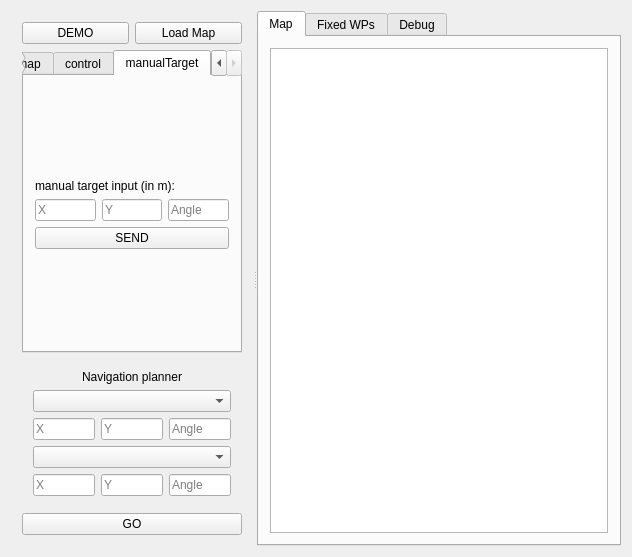
<?xml version="1.0" encoding="UTF-8"?>
<ui version="4.0">
 <class>GlobalNav_Gui</class>
 <widget class="QWidget" name="GlobalNav_Gui">
  <property name="geometry">
   <rect>
    <x>0</x>
    <y>0</y>
    <width>632</width>
    <height>557</height>
   </rect>
  </property>
  <property name="minimumSize">
   <size>
    <width>0</width>
    <height>0</height>
   </size>
  </property>
  <property name="windowTitle">
   <string>GlobalNav_Gui</string>
  </property>
  <layout class="QGridLayout" name="gridLayout">
   <item row="0" column="0">
    <widget class="QSplitter" name="splitter">
     <property name="orientation">
      <enum>Qt::Horizontal</enum>
     </property>
     <widget class="QWidget" name="widget" native="true">
      <property name="minimumSize">
       <size>
        <width>151</width>
        <height>0</height>
       </size>
      </property>
      <layout class="QGridLayout" name="gridLayout_2">
       <item row="0" column="0">
        <layout class="QHBoxLayout" name="horizontalLayout_4">
         <item>
          <widget class="QPushButton" name="save_button">
           <property name="enabled">
            <bool>true</bool>
           </property>
           <property name="toolTip">
            <string/>
           </property>
           <property name="statusTip">
            <string>save the current configuration</string>
           </property>
           <property name="text">
            <string>DEMO</string>
           </property>
          </widget>
         </item>
         <item>
          <widget class="QPushButton" name="loadmap_button">
           <property name="toolTip">
            <string/>
           </property>
           <property name="statusTip">
            <string>load a new map (.txt file)</string>
           </property>
           <property name="text">
            <string>Load Map</string>
           </property>
          </widget>
         </item>
        </layout>
       </item>
       <item row="2" column="0">
        <widget class="QWidget" name="navigationcontrol_widget" native="true">
         <layout class="QVBoxLayout" name="verticalLayout_12">
          <item>
           <widget class="QLabel" name="navigation_label">
            <property name="text">
             <string>Navigation planner</string>
            </property>
            <property name="alignment">
             <set>Qt::AlignCenter</set>
            </property>
            <property name="wordWrap">
             <bool>true</bool>
            </property>
           </widget>
          </item>
          <item>
           <widget class="QComboBox" name="start_searcher">
            <property name="enabled">
             <bool>true</bool>
            </property>
            <property name="statusTip">
             <string>choose start point from user defined waypoints</string>
            </property>
            <property name="currentIndex">
             <number>-1</number>
            </property>
           </widget>
          </item>
          <item>
           <layout class="QHBoxLayout" name="horizontalLayout_1">
            <item>
             <widget class="QLineEdit" name="start_x_input">
              <property name="toolTip">
               <string/>
              </property>
              <property name="statusTip">
               <string>x coordinate of start position</string>
              </property>
              <property name="inputMethodHints">
               <set>Qt::ImhDigitsOnly</set>
              </property>
              <property name="text">
               <string/>
              </property>
              <property name="placeholderText">
               <string>X</string>
              </property>
             </widget>
            </item>
            <item>
             <widget class="QLineEdit" name="start_y_input">
              <property name="toolTip">
               <string/>
              </property>
              <property name="statusTip">
               <string>y coordinate of start position</string>
              </property>
              <property name="text">
               <string/>
              </property>
              <property name="placeholderText">
               <string>Y</string>
              </property>
             </widget>
            </item>
            <item>
             <widget class="QLineEdit" name="start_th_input">
              <property name="enabled">
               <bool>true</bool>
              </property>
              <property name="toolTip">
               <string/>
              </property>
              <property name="statusTip">
               <string>angle of the start position with respect to the absolute environment map, in degrees</string>
              </property>
              <property name="text">
               <string/>
              </property>
              <property name="placeholderText">
               <string>Angle</string>
              </property>
             </widget>
            </item>
           </layout>
          </item>
          <item>
           <widget class="QComboBox" name="target_searcher">
            <property name="enabled">
             <bool>true</bool>
            </property>
            <property name="statusTip">
             <string>choose target point from user defined waypoints</string>
            </property>
            <property name="currentIndex">
             <number>-1</number>
            </property>
            <property name="maxVisibleItems">
             <number>10</number>
            </property>
           </widget>
          </item>
          <item>
           <layout class="QHBoxLayout" name="horizontalLayout_2">
            <item>
             <widget class="QLineEdit" name="target_x_input">
              <property name="toolTip">
               <string/>
              </property>
              <property name="statusTip">
               <string>x coordinate of the target</string>
              </property>
              <property name="text">
               <string/>
              </property>
              <property name="placeholderText">
               <string>X</string>
              </property>
             </widget>
            </item>
            <item>
             <widget class="QLineEdit" name="target_y_input">
              <property name="toolTip">
               <string/>
              </property>
              <property name="statusTip">
               <string>y coordinate of the target</string>
              </property>
              <property name="text">
               <string/>
              </property>
              <property name="placeholderText">
               <string>Y</string>
              </property>
             </widget>
            </item>
            <item>
             <widget class="QLineEdit" name="target_th_input">
              <property name="enabled">
               <bool>true</bool>
              </property>
              <property name="toolTip">
               <string/>
              </property>
              <property name="statusTip">
               <string>angle of the target position with respect to the absolute environment map, in degrees</string>
              </property>
              <property name="text">
               <string/>
              </property>
              <property name="placeholderText">
               <string>Angle</string>
              </property>
             </widget>
            </item>
           </layout>
          </item>
         </layout>
        </widget>
       </item>
       <item row="3" column="0">
        <widget class="QPushButton" name="GO_button">
         <property name="toolTip">
          <string/>
         </property>
         <property name="statusTip">
          <string>run a query based on input above</string>
         </property>
         <property name="text">
          <string>GO</string>
         </property>
        </widget>
       </item>
       <item row="1" column="0">
        <widget class="QTabWidget" name="navplannerinfo_widget">
         <property name="enabled">
          <bool>true</bool>
         </property>
         <property name="currentIndex">
          <number>3</number>
         </property>
         <widget class="QWidget" name="info_tab">
          <attribute name="title">
           <string>info</string>
          </attribute>
          <layout class="QHBoxLayout" name="horizontalLayout_15">
           <item>
            <widget class="QTextBrowser" name="info_textbox">
             <property name="statusTip">
              <string>info overview of navigation software</string>
             </property>
             <property name="frameShadow">
              <enum>QFrame::Sunken</enum>
             </property>
             <property name="lineWidth">
              <number>0</number>
             </property>
            </widget>
           </item>
          </layout>
         </widget>
         <widget class="QWidget" name="roadmap_tab">
          <attribute name="title">
           <string>roadmap</string>
          </attribute>
          <layout class="QGridLayout" name="gridLayout_5">
           <item row="0" column="0" colspan="2">
            <layout class="QHBoxLayout" name="horizontalLayout_6">
             <item>
              <layout class="QVBoxLayout" name="verticalLayout_3">
               <item>
                <widget class="QLabel" name="nr_nodes_label">
                 <property name="enabled">
                  <bool>false</bool>
                 </property>
                 <property name="text">
                  <string># nodes</string>
                 </property>
                </widget>
               </item>
               <item>
                <widget class="QLabel" name="nr_connect_label">
                 <property name="enabled">
                  <bool>false</bool>
                 </property>
                 <property name="text">
                  <string># connections</string>
                 </property>
                </widget>
               </item>
               <item>
                <widget class="QLabel" name="max_dist_label">
                 <property name="enabled">
                  <bool>false</bool>
                 </property>
                 <property name="text">
                  <string>max distance</string>
                 </property>
                </widget>
               </item>
              </layout>
             </item>
             <item>
              <layout class="QVBoxLayout" name="verticalLayout_4">
               <item>
                <widget class="QLineEdit" name="number_nodes_input">
                 <property name="enabled">
                  <bool>false</bool>
                 </property>
                 <property name="statusTip">
                  <string>number of nodes random generated by the roadmap generator</string>
                 </property>
                </widget>
               </item>
               <item>
                <widget class="QLineEdit" name="number_connections_input">
                 <property name="enabled">
                  <bool>false</bool>
                 </property>
                 <property name="toolTip">
                  <string/>
                 </property>
                 <property name="statusTip">
                  <string>number of connections a node on the graph can make with its neighbours</string>
                 </property>
                </widget>
               </item>
               <item>
                <widget class="QLineEdit" name="max_dist_input">
                 <property name="enabled">
                  <bool>false</bool>
                 </property>
                 <property name="toolTip">
                  <string/>
                 </property>
                 <property name="statusTip">
                  <string>maximum distance between nodes to create an edge</string>
                 </property>
                </widget>
               </item>
              </layout>
             </item>
            </layout>
           </item>
           <item row="1" column="0">
            <widget class="QPushButton" name="reinitialize_button">
             <property name="enabled">
              <bool>true</bool>
             </property>
             <property name="statusTip">
              <string>re-initialize the map and randomized roadmap</string>
             </property>
             <property name="text">
              <string>re-init</string>
             </property>
            </widget>
           </item>
           <item row="1" column="1">
            <widget class="QPushButton" name="update_roadmap_vars">
             <property name="enabled">
              <bool>false</bool>
             </property>
             <property name="statusTip">
              <string>update characteristics of roadmap</string>
             </property>
             <property name="text">
              <string>set</string>
             </property>
            </widget>
           </item>
          </layout>
         </widget>
         <widget class="QWidget" name="control_tab">
          <attribute name="title">
           <string>control</string>
          </attribute>
          <layout class="QVBoxLayout" name="verticalLayout_5">
           <item>
            <layout class="QVBoxLayout" name="verticalLayout_1">
             <item>
              <layout class="QHBoxLayout" name="horizontalLayout_17">
               <item>
                <widget class="QLabel" name="label_1">
                 <property name="text">
                  <string>1</string>
                 </property>
                </widget>
               </item>
               <item>
                <widget class="QSlider" name="slider1">
                 <property name="enabled">
                  <bool>false</bool>
                 </property>
                 <property name="orientation">
                  <enum>Qt::Horizontal</enum>
                 </property>
                </widget>
               </item>
              </layout>
             </item>
             <item>
              <layout class="QHBoxLayout" name="horizontalLayout_18">
               <item>
                <widget class="QLabel" name="label_2">
                 <property name="text">
                  <string>2</string>
                 </property>
                </widget>
               </item>
               <item>
                <widget class="QSlider" name="slider2">
                 <property name="enabled">
                  <bool>false</bool>
                 </property>
                 <property name="orientation">
                  <enum>Qt::Horizontal</enum>
                 </property>
                </widget>
               </item>
              </layout>
             </item>
             <item>
              <layout class="QHBoxLayout" name="horizontalLayout_19"/>
             </item>
            </layout>
           </item>
           <item>
            <layout class="QHBoxLayout" name="horizontalLayout">
             <item>
              <layout class="QVBoxLayout" name="verticalLayout_2">
               <item>
                <widget class="QCheckBox" name="check1">
                 <property name="enabled">
                  <bool>false</bool>
                 </property>
                 <property name="text">
                  <string>1</string>
                 </property>
                </widget>
               </item>
               <item>
                <widget class="QCheckBox" name="check2">
                 <property name="enabled">
                  <bool>false</bool>
                 </property>
                 <property name="text">
                  <string>2</string>
                 </property>
                </widget>
               </item>
              </layout>
             </item>
             <item>
              <layout class="QVBoxLayout" name="verticalLayout">
               <item>
                <widget class="QCheckBox" name="check3">
                 <property name="enabled">
                  <bool>false</bool>
                 </property>
                 <property name="text">
                  <string>3</string>
                 </property>
                </widget>
               </item>
               <item>
                <widget class="QCheckBox" name="check4">
                 <property name="enabled">
                  <bool>false</bool>
                 </property>
                 <property name="text">
                  <string>4</string>
                 </property>
                </widget>
               </item>
              </layout>
             </item>
            </layout>
           </item>
           <item>
            <layout class="QHBoxLayout" name="horizontalLayout_20">
             <item>
              <widget class="QPushButton" name="button1">
               <property name="enabled">
                <bool>false</bool>
               </property>
               <property name="text">
                <string>1</string>
               </property>
              </widget>
             </item>
             <item>
              <widget class="QPushButton" name="button2">
               <property name="enabled">
                <bool>false</bool>
               </property>
               <property name="text">
                <string>2</string>
               </property>
              </widget>
             </item>
             <item>
              <widget class="QPushButton" name="button3">
               <property name="enabled">
                <bool>false</bool>
               </property>
               <property name="text">
                <string>3</string>
               </property>
              </widget>
             </item>
             <item>
              <widget class="QPushButton" name="button4">
               <property name="enabled">
                <bool>false</bool>
               </property>
               <property name="text">
                <string>4</string>
               </property>
              </widget>
             </item>
            </layout>
           </item>
          </layout>
         </widget>
         <widget class="QWidget" name="manualTarget_tab">
          <attribute name="title">
           <string>manualTarget</string>
          </attribute>
          <layout class="QGridLayout" name="gridLayout_3">
           <item row="0" column="0">
            <spacer name="verticalSpacer">
             <property name="orientation">
              <enum>Qt::Vertical</enum>
             </property>
             <property name="sizeHint" stdset="0">
              <size>
               <width>20</width>
               <height>40</height>
              </size>
             </property>
            </spacer>
           </item>
           <item row="4" column="0">
            <widget class="QPushButton" name="manualTargetButton">
             <property name="text">
              <string>SEND</string>
             </property>
            </widget>
           </item>
           <item row="2" column="0">
            <layout class="QHBoxLayout" name="horizontalLayout_5">
             <item>
              <widget class="QLineEdit" name="manualTarget_x_input">
               <property name="toolTip">
                <string/>
               </property>
               <property name="statusTip">
                <string>x coordinate of start position</string>
               </property>
               <property name="inputMethodHints">
                <set>Qt::ImhDigitsOnly</set>
               </property>
               <property name="text">
                <string/>
               </property>
               <property name="placeholderText">
                <string>X</string>
               </property>
              </widget>
             </item>
             <item>
              <widget class="QLineEdit" name="manualTarget_y_input">
               <property name="toolTip">
                <string/>
               </property>
               <property name="statusTip">
                <string>y coordinate of start position</string>
               </property>
               <property name="text">
                <string/>
               </property>
               <property name="placeholderText">
                <string>Y</string>
               </property>
              </widget>
             </item>
             <item>
              <widget class="QLineEdit" name="manualTarget_th_input">
               <property name="enabled">
                <bool>true</bool>
               </property>
               <property name="toolTip">
                <string/>
               </property>
               <property name="statusTip">
                <string>angle of the start position with respect to the absolute environment map, in degrees</string>
               </property>
               <property name="text">
                <string/>
               </property>
               <property name="placeholderText">
                <string>Angle</string>
               </property>
              </widget>
             </item>
            </layout>
           </item>
           <item row="5" column="0">
            <spacer name="verticalSpacer_2">
             <property name="orientation">
              <enum>Qt::Vertical</enum>
             </property>
             <property name="sizeHint" stdset="0">
              <size>
               <width>20</width>
               <height>40</height>
              </size>
             </property>
            </spacer>
           </item>
           <item row="1" column="0">
            <widget class="QLabel" name="label">
             <property name="text">
              <string>manual target input (in m):</string>
             </property>
            </widget>
           </item>
          </layout>
         </widget>
        </widget>
       </item>
      </layout>
     </widget>
     <widget class="QTabWidget" name="graphics_tab">
      <property name="enabled">
       <bool>true</bool>
      </property>
      <property name="toolTip">
       <string/>
      </property>
      <property name="tabShape">
       <enum>QTabWidget::Rounded</enum>
      </property>
      <property name="currentIndex">
       <number>0</number>
      </property>
      <widget class="QWidget" name="Map_tab">
       <attribute name="title">
        <string>Map</string>
       </attribute>
       <layout class="QVBoxLayout" name="verticalLayout_13">
        <item>
         <widget class="QGraphicsView" name="graphicsView">
          <property name="toolTip">
           <string/>
          </property>
          <property name="statusTip">
           <string>representation of the environment map and waypoints to navigate to</string>
          </property>
         </widget>
        </item>
       </layout>
      </widget>
      <widget class="QWidget" name="Fixed_waypoint_tab">
       <attribute name="title">
        <string>Fixed WPs</string>
       </attribute>
       <layout class="QGridLayout" name="gridLayout_4">
        <item row="1" column="0">
         <layout class="QHBoxLayout" name="horizontalLayout_3">
          <item>
           <widget class="QPushButton" name="fixedwps_delete">
            <property name="enabled">
             <bool>true</bool>
            </property>
            <property name="text">
             <string>delete</string>
            </property>
           </widget>
          </item>
          <item>
           <widget class="QPushButton" name="fixedwps_add">
            <property name="enabled">
             <bool>true</bool>
            </property>
            <property name="text">
             <string>add</string>
            </property>
           </widget>
          </item>
          <item>
           <widget class="QPushButton" name="fixedwps_refresh">
            <property name="enabled">
             <bool>false</bool>
            </property>
            <property name="text">
             <string>refresh</string>
            </property>
           </widget>
          </item>
          <item>
           <widget class="QPushButton" name="fixedwps_update">
            <property name="statusTip">
             <string>update user defined fixed waypoints</string>
            </property>
            <property name="text">
             <string>update</string>
            </property>
           </widget>
          </item>
         </layout>
        </item>
        <item row="0" column="0">
         <widget class="QTableWidget" name="tableWidget">
          <property name="acceptDrops">
           <bool>true</bool>
          </property>
          <property name="toolTip">
           <string/>
          </property>
          <property name="statusTip">
           <string>overview of user given waypoints</string>
          </property>
         </widget>
        </item>
       </layout>
      </widget>
      <widget class="QWidget" name="Debug_tab">
       <attribute name="title">
        <string>Debug</string>
       </attribute>
       <layout class="QHBoxLayout" name="horizontalLayout_24">
        <item>
         <widget class="QTextBrowser" name="debug_textbrowser">
          <property name="toolTip">
           <string/>
          </property>
          <property name="statusTip">
           <string>Debug output from /rosOut</string>
          </property>
         </widget>
        </item>
       </layout>
      </widget>
     </widget>
    </widget>
   </item>
  </layout>
 </widget>
 <layoutdefault spacing="6" margin="11"/>
 <resources/>
 <connections/>
</ui>
